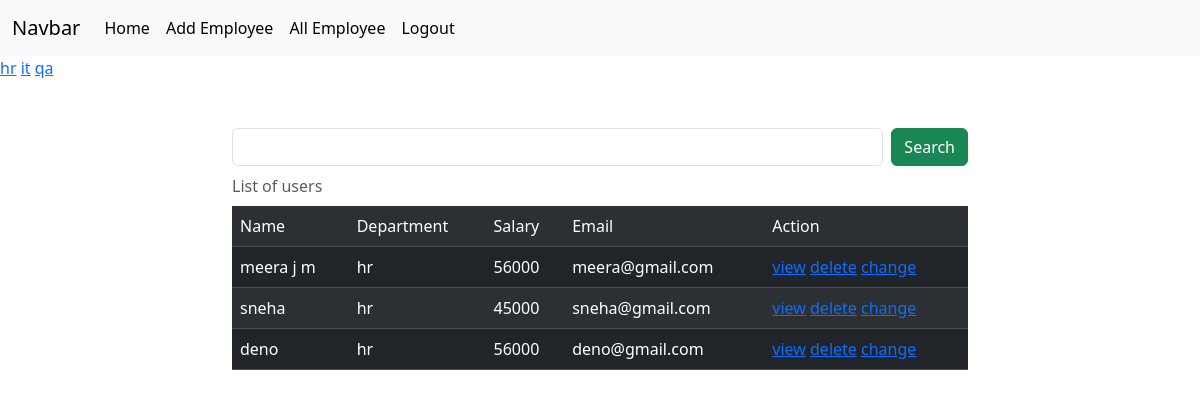
Screenshot of /employees/all/?department=hr (signed in) with the database file from the repository.
### crm/models.py (models this page shows, shortened)
class Employees(models.Model):
    name=models.CharField(max_length=200)
    department=models.CharField(max_length=200)
    salary=models.PositiveIntegerField()
    email=models.EmailField(unique=True)
    contact=models.CharField(max_length=10)
    age=models.PositiveIntegerField()
    profile_pic=models.ImageField(upload_to="images",null=True,blank=True)
    dob=models.DateField(null=True,blank=True)

### crm/views.py (the view, shortened to what this page needs)
# urls.py: path('employees/all/',views.EmployelistView.as_view(),name="emp-all"),
@method_decorator(signin_required,name="dispatch")
class EmployelistView(View):
     def get(self,request,*args,**kwargs):
          if request.user.is_authenticated:
             qs=Employees.objects.all()
             department=Employees.objects.all().values_list("department",flat=True).distinct()
             print(department)
             if "department" in request.GET:
                  dept=request.GET.get("department")
                  qs=qs.filter(department__iexact=dept)
             return render(request,"emp_list.html",{"data":qs,"department":department})
          else:
               messages.error(request,"invalid session")
               return redirect("signin")

### crm/views.py (called while the page is built)
def  signin_required(fn):
     def wrapper(request,*args,**kwargs):
          if not request.user.is_authenticated:
               messages.error(request,"invalid session")
               return redirect("signin")
          else:
                 return fn(request,*args,**kwargs)
     return wrapper

### crm/templates/emp_list.html (shortened to what this page needs)
{%extends 'base.html'%}
{%block body_block%}
<div>
 {%for dep in department%}
 <a href="{%url 'emp-all'%}?department={{dep}}">{{dep}}</a>
 {%endfor%}
</div>
<div class="container mt-5">
  <div class="row">
    <div class="col-2"></div>
    <div class="col-8">
       <form action="" method="post">
      <div class="d-flex">
        <input type="text" name="box" class="form-control me-2">
        <button type="submit" class="btn btn-success">Search</button>
      </div>
       </form>
    </div>
    <div class="col-2"></div>
  </div>
</div>
<div class="container">
<div class="row">
<div class="col-2"></div>
<div class="col-8">
<table class="table table-dark table-striped caption-top">
     <caption>List of users</caption>
  <tr>
  <td>Name</td>
  <td>Department</td>
  <td>Salary</td>
  <td>Email</td>
  <td>Action</td>
  </tr>
{%for emp in data%}
<tr>
<td>{{emp.name}}</td>
<td>{{emp.department}}</td>
<td>{{emp.salary}}</td>
<td>{{emp.email}}</td>
<td>
<a href="{%url 'emp-detail' emp.id%}">view</a>
<a href="{%url 'emp-delete' emp.id%}">delete</a>
<a href="{%url 'emp-edit' emp.id%}">change</a>
</td>
</tr>
{%endfor%}
</table>
</div>
<div class="col-2"></div>
</div>
</div>
{%endblock%}

### rows the page displays
Employees: name "meera j m", department "hr", salary "56000", email "meera@gmail.com"
Employees: name "sneha", department "hr", salary "45000", email "sneha@gmail.com"
Employees: name "deno", department "hr", salary "56000", email "deno@gmail.com"

### other values shown
{{ dep }} "hr" "it" "qa"
